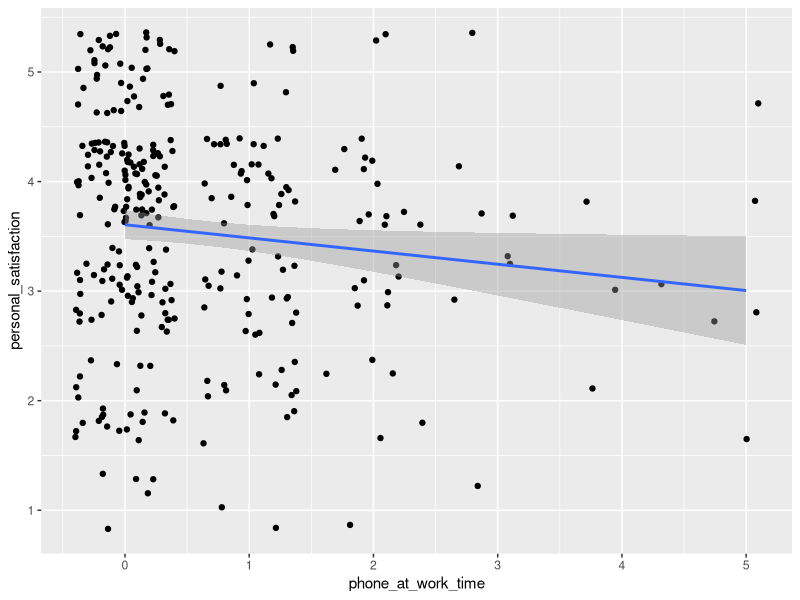
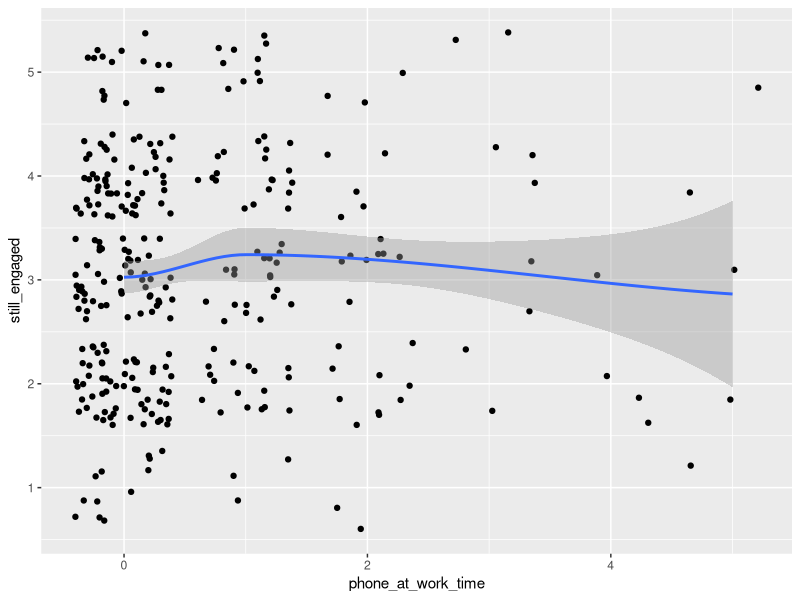
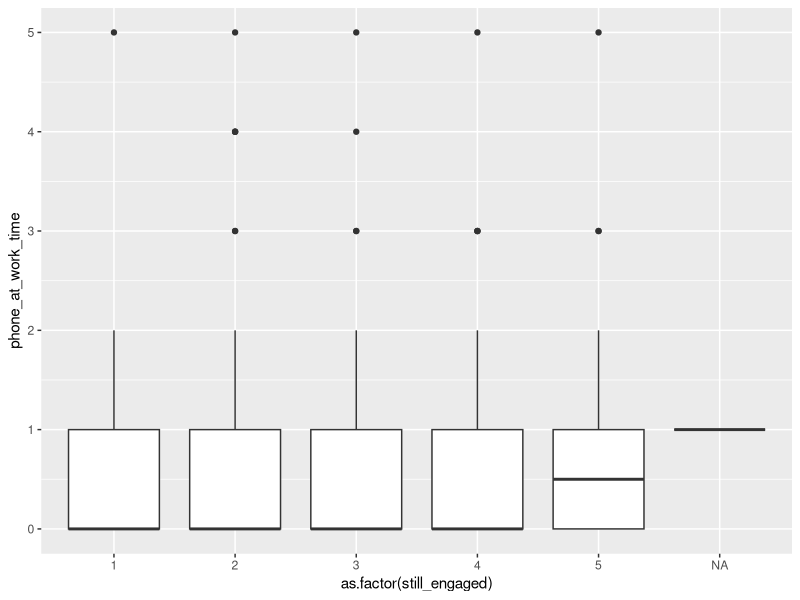
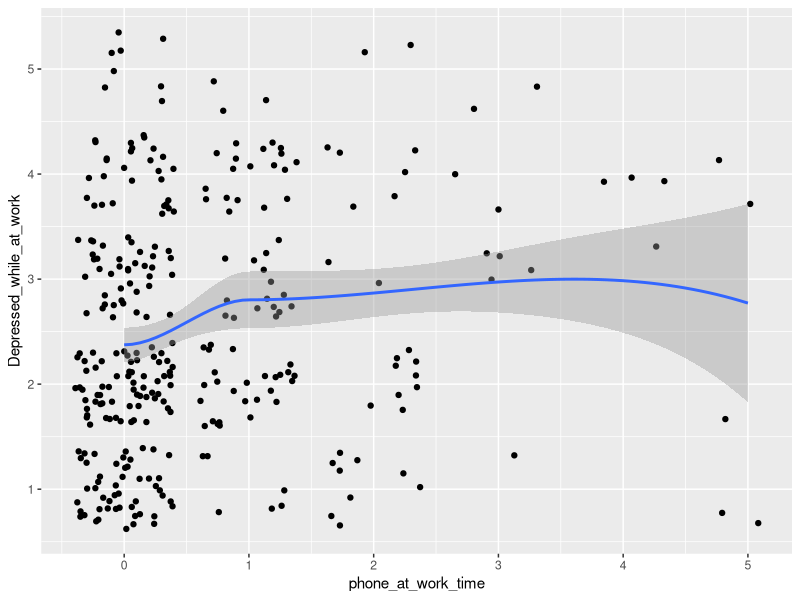
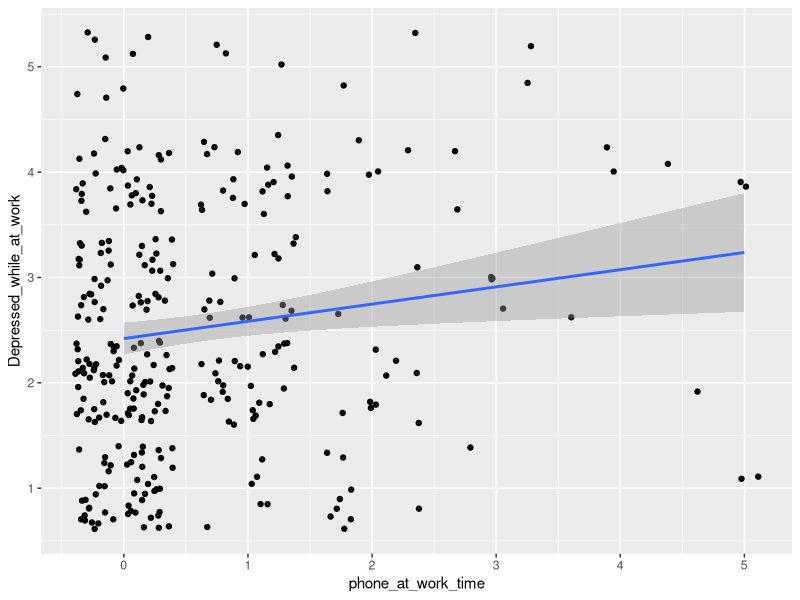
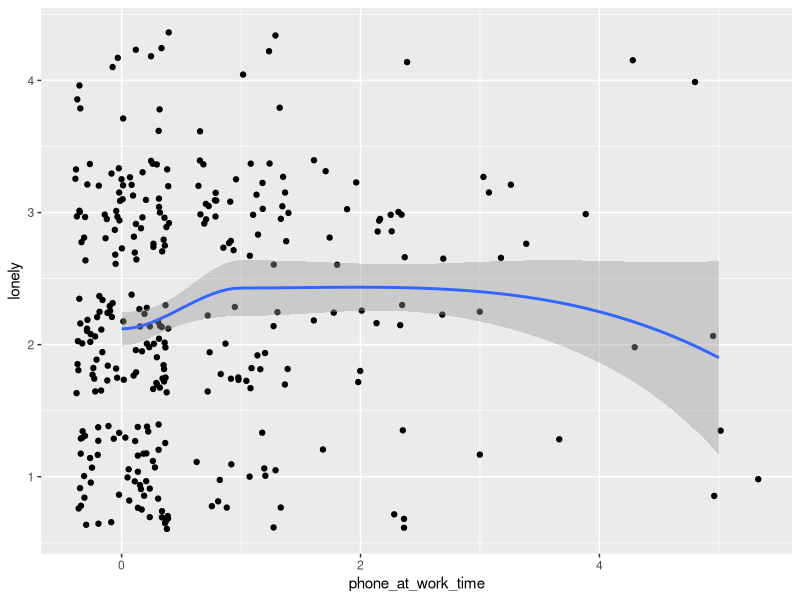
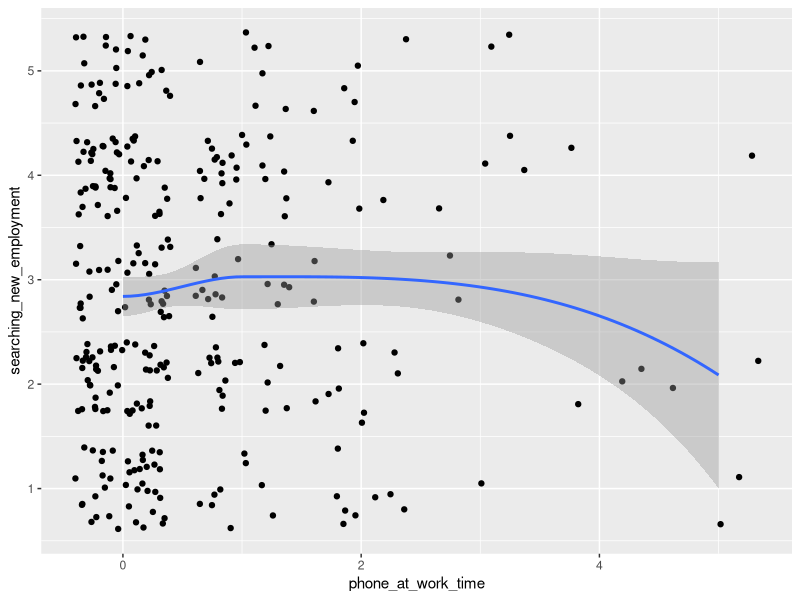
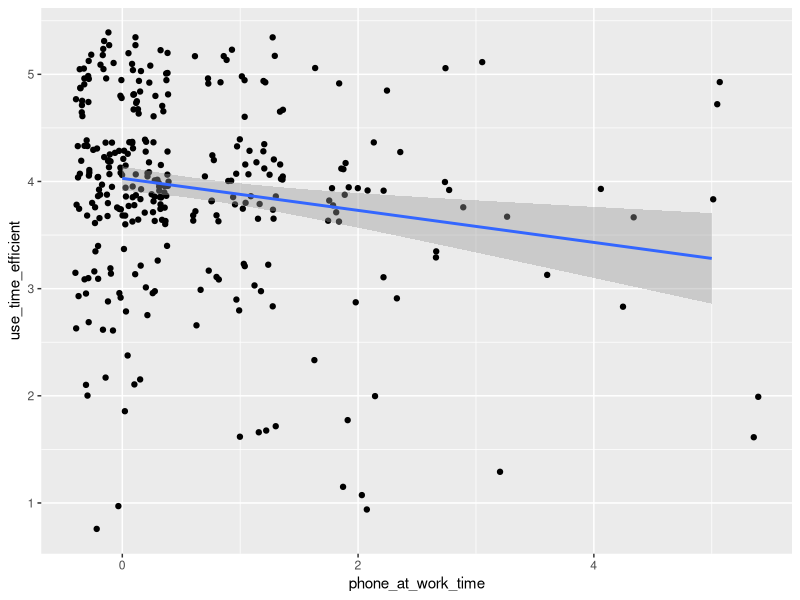

These charts were generated, in order, by the following R code:
#dependencies
library(tidyverse)

#data 
clean_wp <- read_csv('data/clean_wp.csv')

#EDA
#phone time at work and personal satisfaction
names(clean_wp)
ggplot(clean_wp, aes(phone_at_work_time ,personal_satisfaction))  +
  geom_jitter(height = .4, width = .4) + geom_smooth(method = lm)
sat_mod <- lm(personal_satisfaction ~ phone_at_work_time, data = clean_wp)
summary(sat_mod)

#engaged while at work and phone use at work
ggplot(clean_wp, aes(phone_at_work_time, still_engaged)) + 
  geom_jitter(height = .4, width = .4) + geom_smooth()
ggplot(clean_wp, aes(as.factor(still_engaged),phone_at_work_time)) + geom_boxplot()
engaged_mod <- lm(still_engaged ~ phone_at_work_time, data = clean_wp)
summary(engaged_mod)

#depressed while at work and phone use
ggplot(clean_wp, aes(phone_at_work_time, Depressed_while_at_work)) + 
  geom_jitter(height = .4, width = .4) + geom_smooth()
ggplot(clean_wp, aes(phone_at_work_time, Depressed_while_at_work)) + 
  geom_jitter(height = .4, width = .4) + geom_smooth(method = lm)
depressed_mod <- lm(Depressed_while_at_work ~ phone_at_work_time, data = clean_wp)
summary(depressed_mod)

#lonely to phone at work
ggplot(clean_wp, aes(phone_at_work_time, lonely)) + 
  geom_jitter(height = .4, width = .4) + geom_smooth()

#looking for new work to phone use
ggplot(clean_wp, aes(phone_at_work_time, searching_new_employment)) + 
  geom_jitter(height = .4, width = .4) + geom_smooth()

#efficiency to phone use
ggplot(clean_wp, aes(phone_at_work_time, use_time_efficient)) + 
  geom_jitter(height = .4, width = .4) +geom_smooth(method = lm)
efficient_mod <- lm(use_time_efficient ~ phone_at_work_time, data = clean_wp)
summary(efficient_mod)


ggplot(clean_wp, aes(phone_at_work_time, go_above)) + 
  geom_jitter(height = .4, width = .4) +geom_smooth(method = lm)


#======================================================================
#largest linear relationship with phone time at work
#======================================================================
names(clean_wp)
pvals <- c()
estimates <- c()
for (i in 7:ncol(clean_wp)){
  if (typeof(clean_wp[[i]]) == "double"){
    #extracts slope p-value and slope estimate
    mod_table <- as.data.frame(summary(lm(clean_wp[[i]] ~ clean_wp$phone_at_work_time))[4])
    pvals[[i]] <- mod_table[2,4]
    estimates[[i]] <- mod_table[2,1]
  }
}
pvals
estimates
#variables with worth while to look at
#depressed, personal_satisfaction
#go_above
#use time efficient
#difficult to concentrate
#efficient compared to peers
#motivated
#other better lives

#variables with very small p-values indicating very likely some relationship
#go above and use time efficient
names(clean_wp)
summary(lm(use_time_efficient ~ Gender + phone_at_work_time, data = clean_wp))
summary(lm(use_time_efficient ~ Gender * phone_at_work_time, data = clean_wp))
